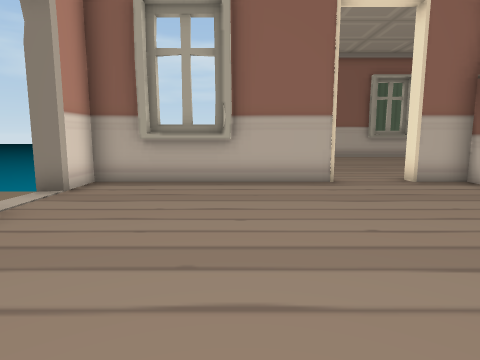
[1] (above)

12 first-person views from a walk through a 3-D level made in the Unity game engine. The camera is 1.2 m above the floor, tilts 8° down and sees 75° across. Doors are open. The floor is counted in squares, 1 m on a side. Each view is taken from the middle of a square. On the plan, view 1 faces up. The plan holds only what a view shows up to about 13 squares ahead; the rest is blank. The place goes on beyond the plan. Some animated figures are left out.

[2]
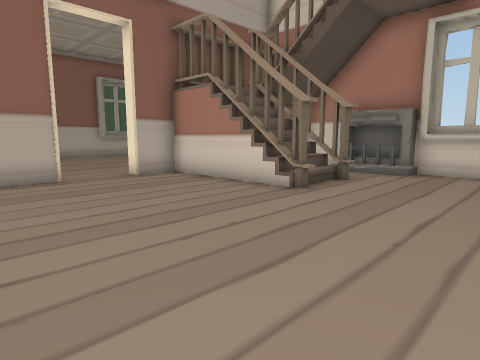

[3]
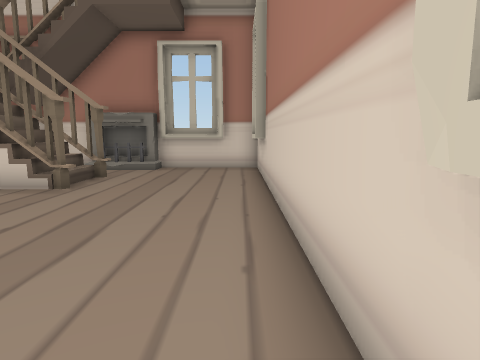

[4]
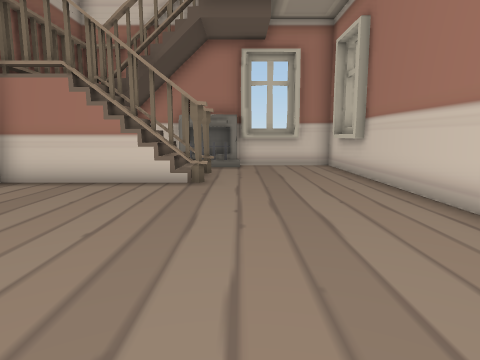

[5]
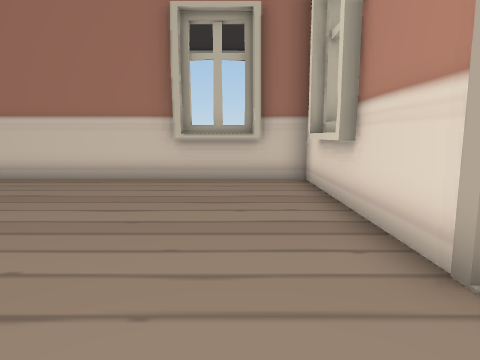

[6]
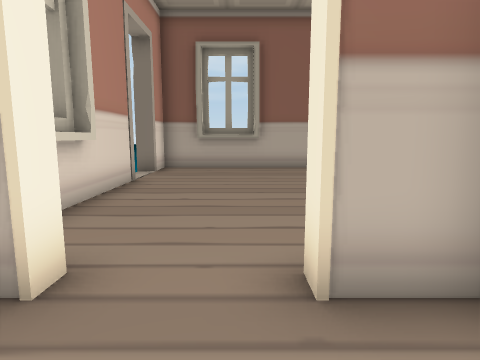

[7]
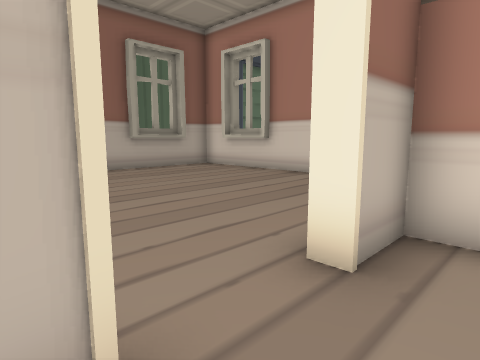

[8]
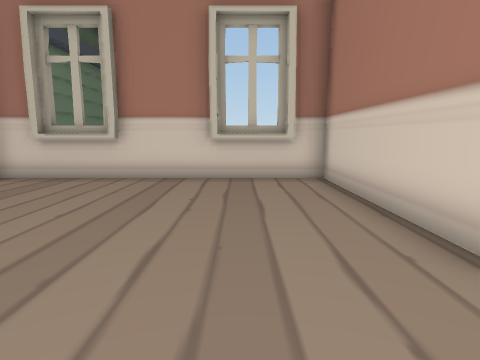

[9]
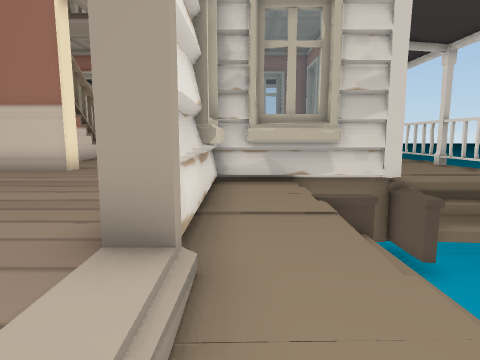

[10]
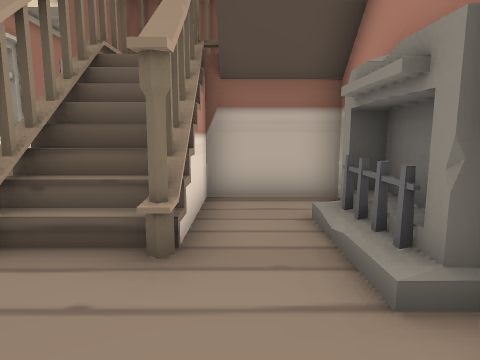

[11]
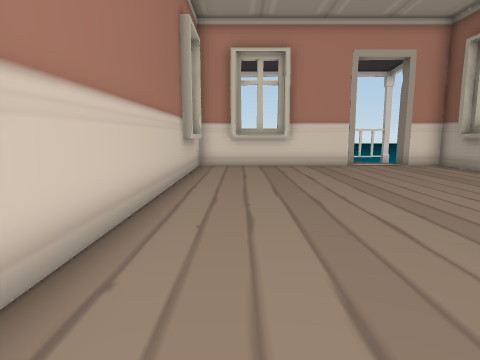

[12]
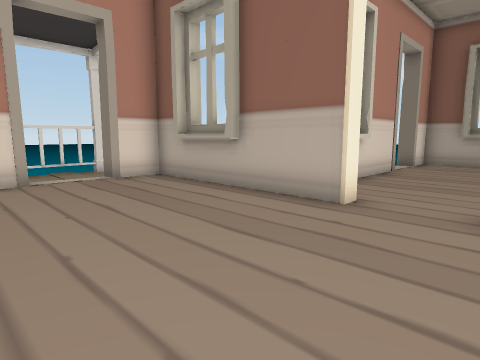

### Floor plan
Key: @ floor where view 1 was taken; # wall or solid block; x gap in a wall; . main floor; - floor 0.25 m lower than the main floor; / step, stairs or slope; D open door; ≈ liquid the walk keeps out of; v drop or lower ground; O other object.
Columns run from 9 left of view 1 to 11 right of it. Each row starts with its distance up from view 1.
 18           ###########
 17          -#.........#
 16          -D.........#
 15        /--D.........#
 14        /--#.........#
 13       ≈/--#.........#
 12      ≈≈/--#.........#
 11     ≈≈≈//-#.........#
 10    ≈≈≈≈/--#.........#
  9   ///v≈#####DD#.....#
  8 x----#######DD#######
  7 v----#.........# ###
  6 v--- D.........######
  5 x--- D.........###..#
  4 v--  #.........xO#.##
  3 x    #.........#.#.##
  2      #..............#
  1      #..............#
  0      #...@..........#
 -1      #..............#
 -2      ################

Where each view was taken, in squares from view 1:
view 1: 0 up, 0 right, facing up
view 2: 1 down, 0 right, facing up-right
view 3: 1 down, 1 left, facing right
view 4: 2 up, 2 left, facing right
view 5: 7 up, 2 left, facing down
view 6: 6 up, 4 right, facing up
view 7: 7 up, 2 right, facing up-right
view 8: 11 up, 2 right, facing right
view 9: 17 up, 0 right, facing down
view 10: 0 up, 9 right, facing up
view 11: 0 up, 9 right, facing left
view 12: 3 up, 5 right, facing up-left
